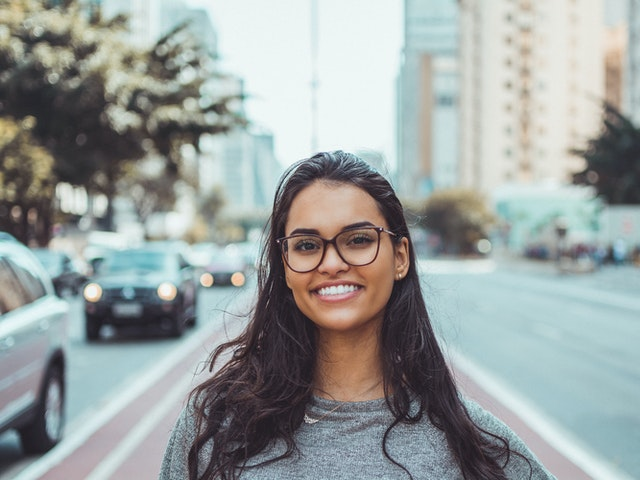
#> input picture images/girl.jpg, 640 x 480 px
$ python 03-draw.py
#> lines starting #> are read from the running program, lines starting #| are printed output that depends on the picture; after the words box and inside, x2 and y2 are one past the last pixel; in counts of white or black regions, pixels touching at a corner belong together
import cv2 as cv
import numpy as np

blank = np.zeros((500, 500, 3), dtype='uint8')
# [10 lines of commented-out code are left out]
cv.rectangle(blank, (0,0), (250,500), (0, 255, 0), thickness=-1)
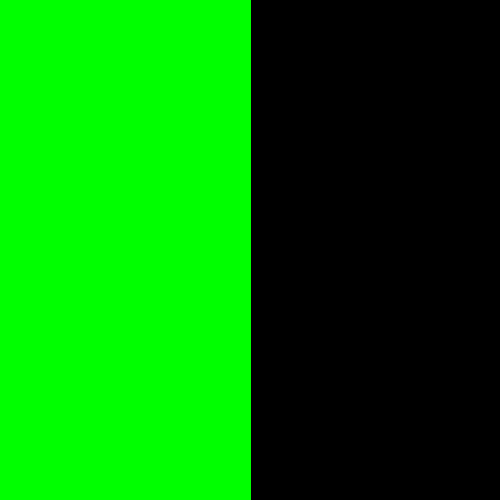
#> blank: shape (500, 500, 3); mean of channels 0, 1, 2 0, 128, 0; drawn as B, G, R
cv.imshow('Rectangle', blank)

# 3. draw a circle
cv.circle(blank, (blank.shape[1]//2, blank.shape[0]//2), 40, (0,0,255), thickness=3)
cv.imshow('Circle', blank)

# 4. draw a line
cv.line(blank, (0,0), (250,250), (255,255,255), thickness=4)
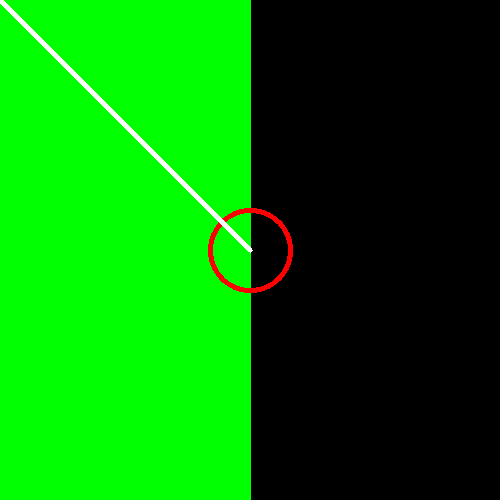
#> blank: shape (500, 500, 3); mean of channels 0, 1, 2 1.8, 127.4, 3; drawn as B, G, R
cv.imshow('Line', blank)

# 5. write text
img = cv.imread('images/girl.jpg')
#> img is the input picture: shape (480, 640, 3); mean B, G, R 159, 160.6, 154.2
cv.putText(img, 'Hello', (255,150), cv.FONT_HERSHEY_TRIPLEX, 1.0, (150,150,255), thickness=2)
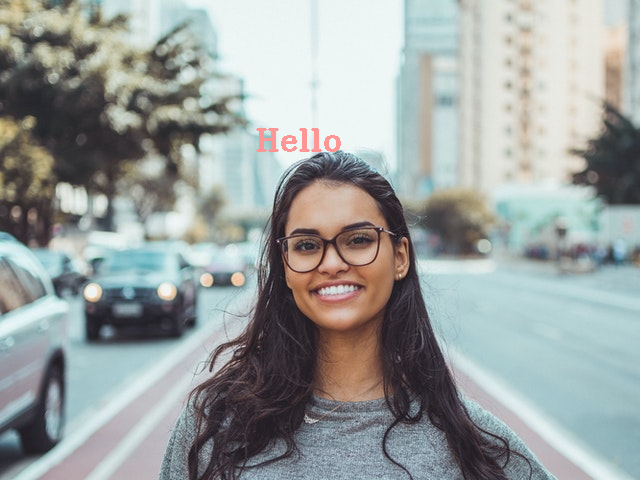
#> img: shape (480, 640, 3); 0.3% of pixels changed, all inside (x1, y1, x2, y2) = (256, 128, 341, 152)
cv.imshow('Girl', img)

cv.waitKey(0)

$ run again, with images/boy.jpg copied over images/girl.jpg
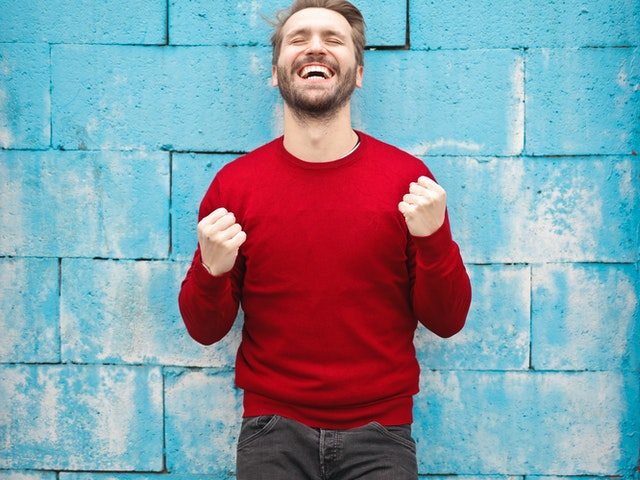
#> input picture images/boy.jpg, 640 x 480 px
#> img is the input picture: shape (480, 640, 3); mean B, G, R 164.2, 151.1, 134.8
#> `cv.putText(img, 'Hello', (255,150), cv.FONT_HERSHEY_TRIPLEX, 1.0, (150..`:
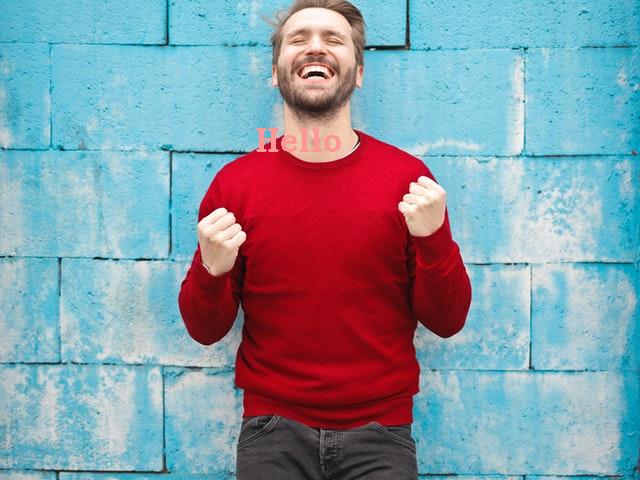
#> img: shape (480, 640, 3); 0.3% of pixels changed, all inside (x1, y1, x2, y2) = (256, 128, 341, 152)

$ run again, with images/cat.jpg copied over images/girl.jpg
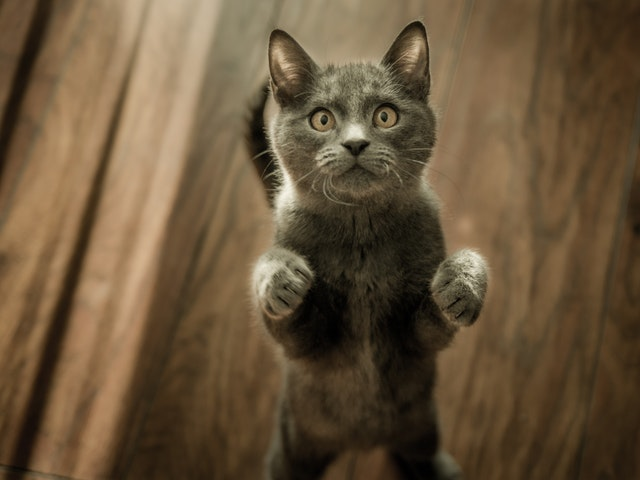
#> input picture images/cat.jpg, 640 x 480 px
#> img is the input picture: shape (480, 640, 3); mean B, G, R 58.7, 84.5, 104.4
#> `cv.putText(img, 'Hello', (255,150), cv.FONT_HERSHEY_TRIPLEX, 1.0, (150..`:
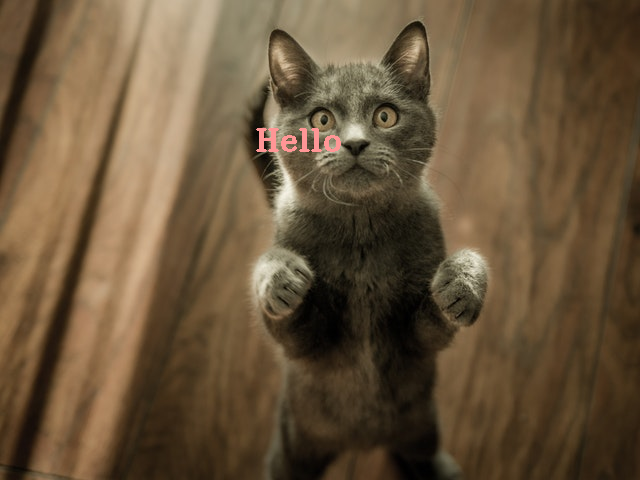
#> img: shape (480, 640, 3); 0.3% of pixels changed, all inside (x1, y1, x2, y2) = (256, 128, 341, 152)

$ run again, with images/cat_large.jpg copied over images/girl.jpg
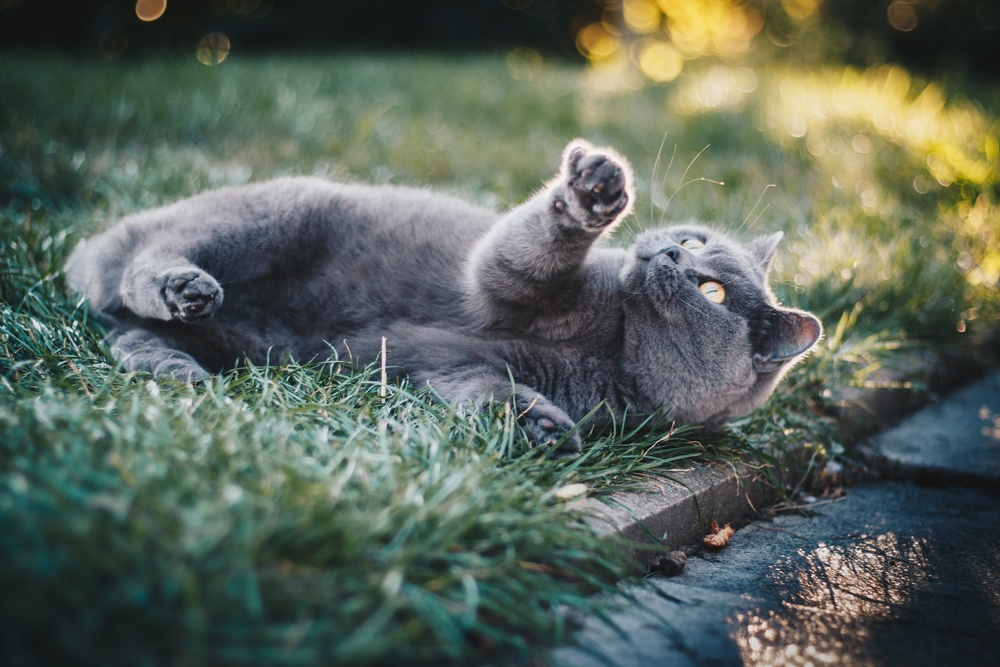
#> input picture images/cat_large.jpg, 1000 x 667 px, shrunk from 2560 x 1707 before the run
#> img is the input picture: shape (667, 1000, 3); mean B, G, R 90.3, 100.9, 90.4
#> `cv.putText(img, 'Hello', (255,150), cv.FONT_HERSHEY_TRIPLEX, 1.0, (150..`:
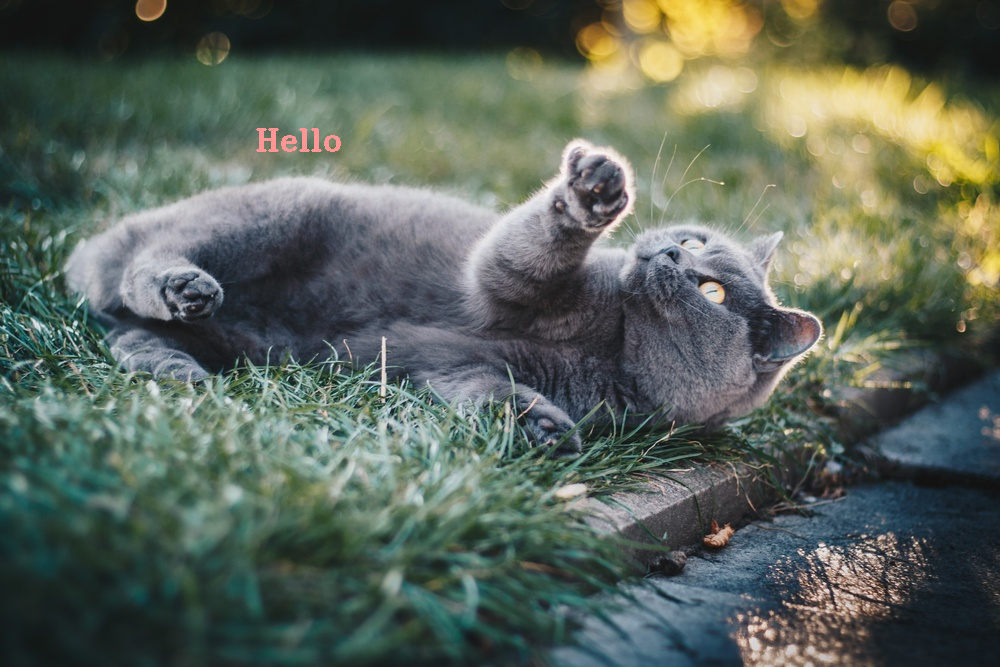
#> img: shape (667, 1000, 3); 0.14% of pixels changed, all inside (x1, y1, x2, y2) = (256, 128, 341, 152)
